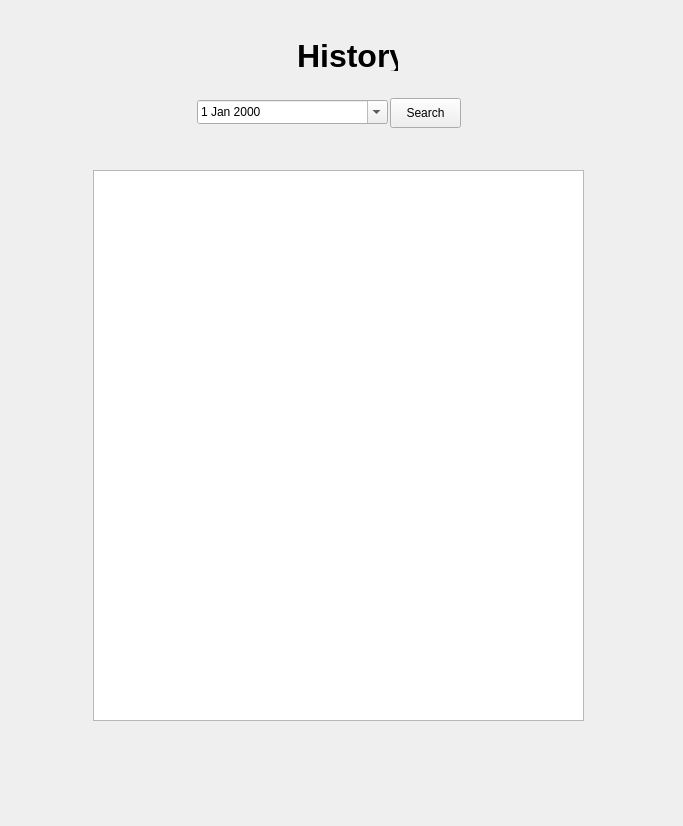
<?xml version="1.0" encoding="UTF-8"?>
<ui version="4.0">
 <class>history</class>
 <widget class="QWidget" name="history">
  <property name="geometry">
   <rect>
    <x>0</x>
    <y>0</y>
    <width>683</width>
    <height>826</height>
   </rect>
  </property>
  <property name="windowTitle">
   <string>History</string>
  </property>
  <widget class="QLabel" name="label">
   <property name="geometry">
    <rect>
     <x>297</x>
     <y>40</y>
     <width>101</width>
     <height>31</height>
    </rect>
   </property>
   <property name="font">
    <font>
     <pointsize>24</pointsize>
     <weight>75</weight>
     <bold>true</bold>
    </font>
   </property>
   <property name="text">
    <string>History</string>
   </property>
  </widget>
  <widget class="QDateEdit" name="dateEdit">
   <property name="geometry">
    <rect>
     <x>197</x>
     <y>100</y>
     <width>191</width>
     <height>24</height>
    </rect>
   </property>
   <property name="calendarPopup">
    <bool>true</bool>
   </property>
  </widget>
  <widget class="QTableView" name="tableView">
   <property name="geometry">
    <rect>
     <x>93</x>
     <y>170</y>
     <width>491</width>
     <height>551</height>
    </rect>
   </property>
  </widget>
  <widget class="QPushButton" name="search_button">
   <property name="geometry">
    <rect>
     <x>390</x>
     <y>98</y>
     <width>71</width>
     <height>30</height>
    </rect>
   </property>
   <property name="text">
    <string>Search</string>
   </property>
  </widget>
 </widget>
 <resources/>
 <connections/>
</ui>
